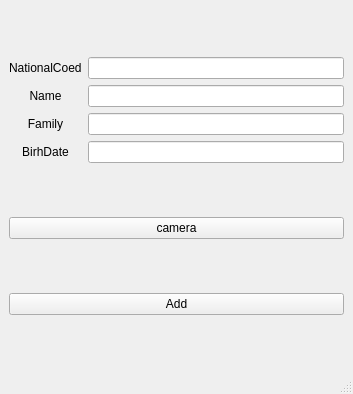
<?xml version="1.0" encoding="UTF-8"?>
<ui version="4.0">
 <class>MainWindow</class>
 <widget class="QMainWindow" name="MainWindow">
  <property name="geometry">
   <rect>
    <x>0</x>
    <y>0</y>
    <width>353</width>
    <height>394</height>
   </rect>
  </property>
  <property name="windowTitle">
   <string>Add form</string>
  </property>
  <widget class="QWidget" name="centralwidget">
   <layout class="QGridLayout" name="gridLayout_2">
    <item row="7" column="1">
     <widget class="QPushButton" name="btn_pic">
      <property name="text">
       <string>camera</string>
      </property>
     </widget>
    </item>
    <item row="3" column="1">
     <layout class="QGridLayout" name="gridLayout">
      <item row="2" column="1">
       <widget class="QLineEdit" name="txt_family"/>
      </item>
      <item row="1" column="1">
       <widget class="QLineEdit" name="txt_name"/>
      </item>
      <item row="0" column="1">
       <widget class="QLineEdit" name="txt_codemelli"/>
      </item>
      <item row="1" column="0">
       <widget class="QLabel" name="label_2">
        <property name="text">
         <string>Name</string>
        </property>
        <property name="alignment">
         <set>Qt::AlignCenter</set>
        </property>
       </widget>
      </item>
      <item row="0" column="0">
       <widget class="QLabel" name="label">
        <property name="text">
         <string>NationalCoed</string>
        </property>
       </widget>
      </item>
      <item row="3" column="1">
       <widget class="QLineEdit" name="txt_birthdate"/>
      </item>
      <item row="2" column="0">
       <widget class="QLabel" name="label_3">
        <property name="text">
         <string>Family</string>
        </property>
        <property name="alignment">
         <set>Qt::AlignCenter</set>
        </property>
       </widget>
      </item>
      <item row="3" column="0">
       <widget class="QLabel" name="label_4">
        <property name="text">
         <string>BirhDate</string>
        </property>
        <property name="alignment">
         <set>Qt::AlignCenter</set>
        </property>
       </widget>
      </item>
     </layout>
    </item>
    <item row="8" column="1">
     <widget class="QPushButton" name="btnAdd">
      <property name="text">
       <string>Add</string>
      </property>
     </widget>
    </item>
   </layout>
  </widget>
  <widget class="QMenuBar" name="menubar">
   <property name="geometry">
    <rect>
     <x>0</x>
     <y>0</y>
     <width>353</width>
     <height>22</height>
    </rect>
   </property>
  </widget>
  <widget class="QStatusBar" name="statusbar"/>
 </widget>
 <resources/>
 <connections/>
</ui>
